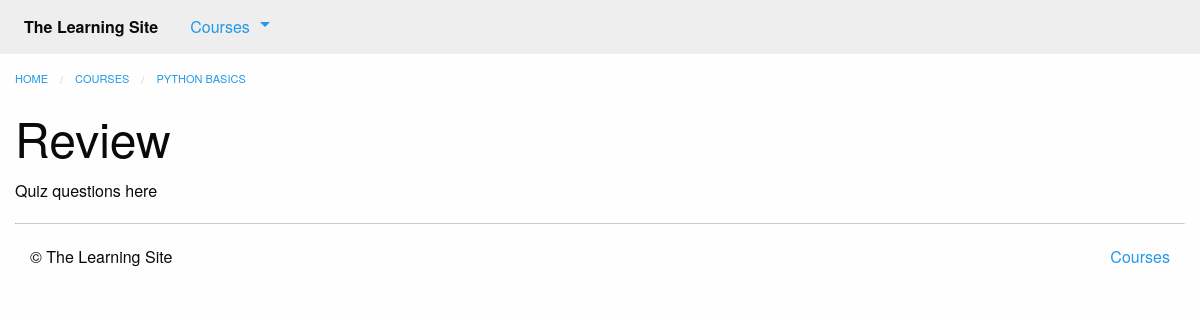
/courses/1/q1/, run on an earlier commit of the app's database.
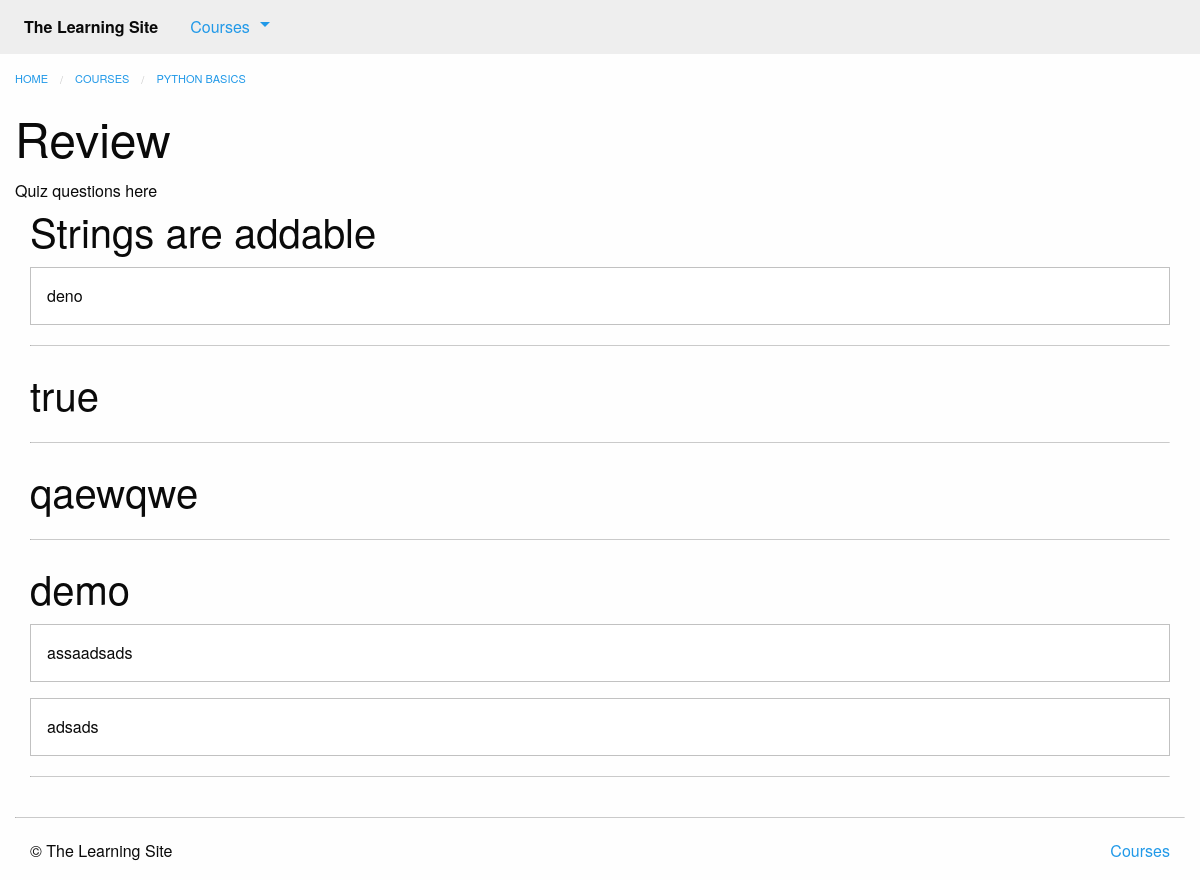
And on a later commit of the database.
### courses/models.py (models this page shows, shortened)
class Step(models.Model):
    title = models.CharField(max_length=255)
    description = models.TextField()
    order = models.IntegerField(default=0)
    course = models.ForeignKey(Course)
    class Meta:
        abstract = True
        ordering = ['order', ]

class Quiz(Step):
    total_question = models.IntegerField(default=4)
    class Meta:
        verbose_name = 'Quizzes'

class Course(models.Model):
    created_at = models.DateTimeField(auto_now_add=True)
    title = models.CharField(max_length=255)
    description = models.TextField()

class Question(models.Model):
    quiz = models.ForeignKey(Quiz)
    order = models.IntegerField(default=0)
    prompt = models.TextField()
    class Meta:
        ordering = ['order', ]

class Answer(models.Model):
    question = models.ForeignKey(Question)
    order = models.IntegerField(default=0)
    text = models.CharField(max_length=255)
    correct = models.BooleanField(default=False)
    class Meta:
        ordering = ['order', ]

### courses/views.py (the view)
# urls.py: url(r'(?P<course_pk>\d+)/q(?P<step_pk>\d+)/$', views.quiz_detail, name='quiz'),
def quiz_detail(request, course_pk, step_pk):
    step = get_object_or_404(models.Quiz, course_id=course_pk, pk=step_pk)
    return render(request, 'courses/quiz_detail.html', {'step': step})

### courses/templatetags/course_extras.py (called while the page is built)
@register.inclusion_tag('courses/course_nav.html')
def nav_courses_list():
    courses = Course.objects.all()[:5]
    return {'courses': courses}

### courses/templates/courses/quiz_detail.html (shortened to what this page needs)
{% extends "courses/layout.html" %}
{% load course_extras %}
{% block breadcrumbs %}
    <li><a href="{% url 'courses:detail' pk=step.course.pk %}">{{ step.course.title }}</a></li>
{% endblock %}
{% block content %}
    <div class="row columns">
        <article>
            {{ block.super }}
            <h1>{{ step.title }}</h1>
            Quiz questions here
        </article>
        <div class="columns">
            {% for question in step.question_set.all %}
                <h2>{{ question.prompt }}</h2>
                {% for answer  in question.answer_set.all %}
                    <div class="callout">{{ answer.text }}</div>
                {% endfor %}
                <hr>
            {% endfor %}
        </div>
    </div>
{% endblock content %}

### courses/templates/courses/layout.html (shortened to what this page needs)
{% extends "layout.html" %}
{% block content %}
    <ul class="breadcrumbs">
        <li><a href="{% url 'home' %}">Home</a></li>
        <li><a href="{% url 'courses:list' %}">Courses</a></li>
        {% block breadcrumbs %}{% endblock %}
    </ul>
{% endblock %}

### templates/layout.html (shortened to what this page needs)
<!doctype html>
{% load static from staticfiles %}
{% load course_extras %}
<html class="no-js" lang="en">
<head>
    <link rel="stylesheet" href="{% static 'css/foundation.min.css' %}">
    <link rel="stylesheet" href="{% static 'css/layout.css' %}">
</head>
<body>
<nav class="top-bar" role="navigation">
    <section class="top-bar-left">
        <ul class="dropdown menu" data-dropdown-menu role="menubar">
            <li class="menu-text">The Learning Site</li>
            <li class="has-submenu">
                <a href="#">Courses</a>
            </li>
        </ul>
    </section>
</nav>
{% block content %}{% endblock %}
<footer class="row columns">
    <hr/>
    <div class="small-6 columns">
        <p>&copy; The Learning Site</p>
    </div>
    <div class="small-6 columns">
        <ul class="inline-list no-bullet float-right">
            <li><a href="{% url 'courses:list' %}">Courses</a></li>
        </ul>
    </div>
</footer>
</body>
</html>

### assets/css/layout.css (style rules this page uses)
.top-bar { margin-bottom: 1rem; }

What changed in the data, as far as the page shows it:
added Question: prompt "Strings are addable"
added Answer: text "deno", shown under "Strings are addable"
added Question: prompt "true"
added Question: prompt "qaewqwe"
added Question: prompt "demo"
added Answer: text "assaadsads", shown under "demo"
added Answer: text "adsads", shown under "demo"
